Frame 1 (no input): blank canvas, image omitted
Frame 60 (the mouse pressed at the canvas centre just before this capture): blank canvas, image omitted
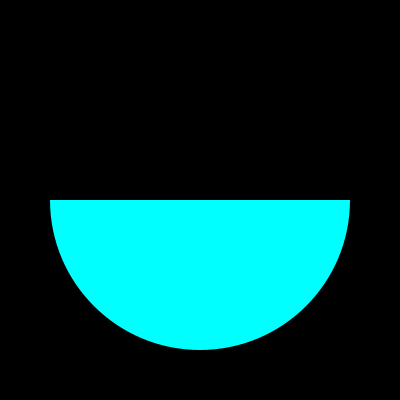
Frame 120 (the mouse held since frame 60 and released just before this capture)

The Processing sketch whose frames 1 and 60 were blank and that drew this single picture after the mouse press (run headless with seeded random() and noise(); from frame 60 on, the mouse is pressed at the canvas centre):

// Processing sketch: Col_HSB_08
// ── Col_HSB_08.pde
void setup() {
  size(400, 400);
  background(0);
  colorMode(HSB, 360, 100, 100);
  noStroke();
}

void draw() {

  fill(map(mouseX, 0, width, 0, 360), 100,100);
  arc(width/2, height/2, 300, 300, map(pmouseX, 0, width, 0, TWO_PI), map(mouseX, 0, width, 0, TWO_PI));
}
